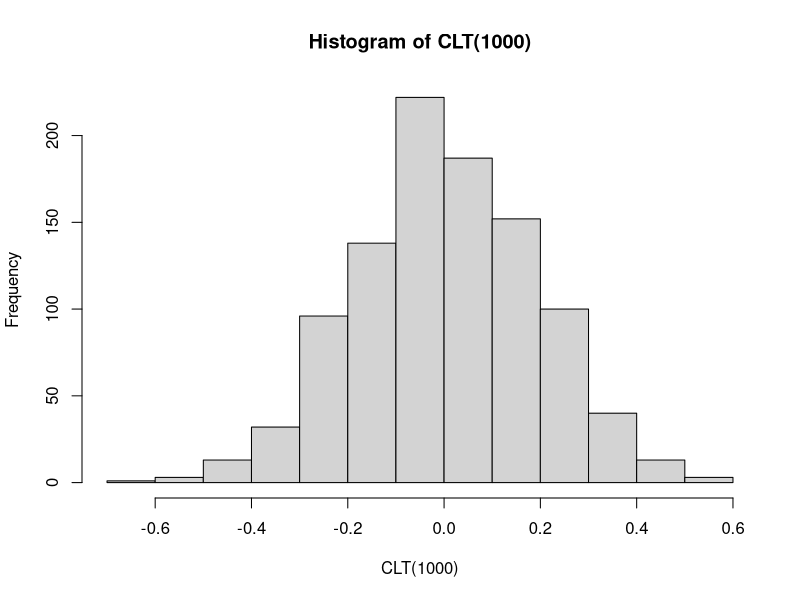

Source code (R):
CLT = function(n) {
  generated_sample = matrix(runif(1000 * n, min=-10, max=10), 1000, n)
  rowMeans(generated_sample)
}

hist(CLT(1000))